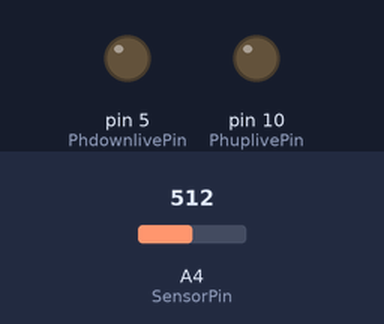
The sketch below on a simulated Arduino Uno, built with avr-gcc and run on an emulated ATmega328P. On the bench: output pins drawn as LEDs (lit = HIGH). Inputs (shaded band) come from the test bench; at power-on: A4 (SensorPin) = 512. What the sketch prints to the serial monitor is not drawn.

Above: at 0.1 s.
At 61.1 s:
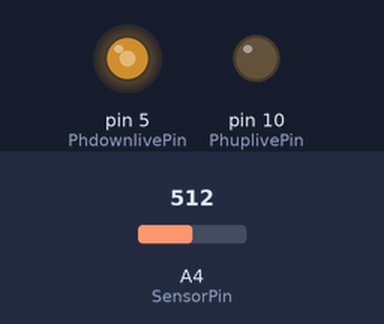
Timing chart, 0 to 130.0 s (numbered marks = the images above):
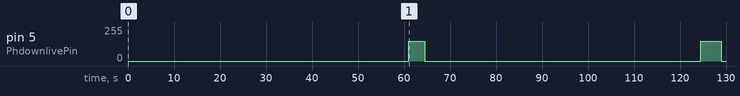

The sketch:

Main-PH_Motor.ino
```cpp
#define SensorPin A4            //pH meter Analog output to Arduino Analog Input 2
#define PhdownlivePin 5
#define PhdowngndPin 6
#define PhuplivePin 10
#define PhupgndPin 11

#define PhDownDelayOriginal 2500         // Initial delay betwen PH DOWN pump
#define PhUpDelayOriginal 5000          // Initial delay betwen PH UP pump

#define SetPHrate 60000           // Internal for PH Pump ( default 1 min = 60000)
#define samplingInterval 50       // Interval for PH Probe
#define ArrayLenth  100           // Resolution of collection
#define Vcc 5.01                  // input VCC
#define PHoffset 3.52             // calculated per probe
#define voltageoffset 0.021       // ADC probe massured offset

#define configuredPH 5.70              // Target PH
#define PHdiff 0.10                    // Target PH offset check

int pHArray[ArrayLenth];          //Store the average value of the sensor feedback
int pHArrayIndex = 0;             //Clear index
float PHValue,voltage;            //initialize PH and volate arrays
int PHupcount = 0;                //counter for PH UP times since boot
int PHdowncount = 0;              //counter for PH DOWN times since boot

int PhDownDelay = PhDownDelayOriginal;                                                      // Initialize working variable
int PhUpDelay = PhUpDelayOriginal;

int PhDownDelayMin = PhDownDelayOriginal / 2;                                               // Initialize working Min variable
int PhUpDelayMin = PhUpDelayOriginal / 2;

int PhUpMaxDelay = PhUpDelayOriginal * 2;                                                   // Initialize working Max variable
int PhDownMaxDelay = PhDownDelayOriginal * 2;


void setup(void){

  pinMode(PhdownlivePin, OUTPUT);                                                             // Initialize Pump pins
  pinMode(PhdowngndPin, OUTPUT);
  pinMode(PhuplivePin, OUTPUT);
  pinMode(PhupgndPin, OUTPUT);
  analogWrite(PhdownlivePin, 0);                                                              // safty net disable all Pumps on stratup
  analogWrite(PhdowngndPin, 0);
  analogWrite(PhuplivePin, 0);
  analogWrite(PhupgndPin, 0);
  Serial.begin(115200);
  Serial.println("Initializing...");
  delay(1000);

}

void loop(void){

  GetPH();
  SetPH();

}

void SetPH(void)  {

  static unsigned long samplingTime = millis();
  if(millis() - samplingTime > SetPHrate ){

    if ( PHValue > configuredPH + PHdiff ){                                                   // Check if PH is ABOVE the configured and enable PH DOWN pump

        PHdowncount++;
        PhDownDelay += 1000;                                                                  // on each run add one second to pump
        PhUpDelay = PhUpDelayOriginal;                                                        // Reset counter on PH UP in case it went too high
          if ( PhDownDelay > PhDownMaxDelay ) {
            PhDownDelay -= 1000;                                                              // if above MAX seconds remove one second
            PhUpDelay = PhUpDelayMin;                                                         // If Max hit - Reset oposite PH UP pump counter to Min - for safty
          }
        analogWrite(PhdownlivePin, 150);
        analogWrite(PhdowngndPin, 0);
        Serial.println("Ph Down");
        delay(PhDownDelay);                                                                   // HW delay to allow pumps to run clean
        analogWrite(PhdownlivePin, 0);
        analogWrite(PhdowngndPin, 0);
        Serial.println("Ph Down Stop");

    }
        if ( PHValue < configuredPH - PHdiff ){                                               // Check if PH is BELOW the configured and enable PH UP pump

            PHupcount++;
            PhUpDelay += 1000;                                                                // on each run add one second to pump
            PhDownDelay = PhDownDelayOriginal;                                                // Reset counter on PH DOWN in case it went too high
              if ( PhUpDelay > PhUpMaxDelay ) {
                PhUpDelay -= 1000;                                                            // if above MAX seconds remove one second
                PhDownDelay = PhDownDelayMin;                                                // If Max hit - Reset oposite PH DOWN pump counter to Min - for safty
              }
            analogWrite(PhuplivePin, 150);
            analogWrite(PhupgndPin, 0);
            Serial.println("Ph UP");
            delay(PhUpDelay);                                                                  // HW delay to allow pumps to run clean
            analogWrite(PhuplivePin, 0);
            analogWrite(PhupgndPin, 0);
            Serial.println("Ph Up Stop");

        }
          samplingTime=millis();
  }
}


void GetPH(void)  {

  static unsigned long samplingTime = millis();
  if(millis() - samplingTime > samplingInterval){

      pHArray[pHArrayIndex++] = analogRead(SensorPin);                                        // Collect PH array
      long temp = analogRead(SensorPin);                                                      // debug raw analog value in int
      unsigned long temp2 = millis();                                                         // debug micro time
      samplingTime=millis();                                                                  // reset timer

        if(pHArrayIndex == ArrayLenth){                                                       // check if array is full

            voltage = (( avergearray(pHArray, ArrayLenth)* Vcc / 1024 ) + voltageoffset );    //function to calculate voltage
            PHValue = PHoffset * voltage;                                                     //final result
            pHArrayIndex = 0;                                                                 //Rester Array Index

              Serial.print("time:");
              Serial.print(temp2);
              Serial.print("\tArray:");
              Serial.print(temp);
              Serial.print("\tVoltage:");
              Serial.print(voltage,3);
              Serial.print("\tpH value:");
              Serial.print(PHValue);
              Serial.print("\tConfigured PH:");
              Serial.print(configuredPH);
              Serial.print("\tPH DOWN timer:");
              Serial.print(PhDownDelay);
              Serial.print("\tPH UP timer:");
              Serial.print(PhUpDelay);
              Serial.print("\tPH UP run times:");
              Serial.print(PHupcount);
              Serial.print("\tPH Down run times:");
              Serial.println(PHdowncount);

        }

  }
}


double avergearray(int* arr, int number) {                                                    // Avrage PH array

  int i;
  double avg;
  long amount=0;

     for(i=0;i<number;i++){
      amount+=arr[i];

    }

      avg = amount/number;
      return avg;

}
```

Measured:
- by itself, pin 5 (PhdownlivePin): 0/255 → 150/255 at 61.0 s, → 0/255 3.5 s later, → 150/255 60.0 s later, → 0/255 4.5 s later
